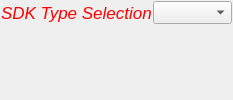
          <widget class="QFrame" name="frame_5">
           <property name="minimumSize">
            <size>
             <width>100</width>
             <height>0</height>
            </size>
           </property>
           <property name="frameShape">
            <enum>QFrame::NoFrame</enum>
           </property>
           <property name="frameShadow">
            <enum>QFrame::Sunken</enum>
           </property>
           <layout class="QGridLayout" name="gridLayout_9">
            <property name="leftMargin">
             <number>1</number>
            </property>
            <property name="topMargin">
             <number>1</number>
            </property>
            <property name="rightMargin">
             <number>1</number>
            </property>
            <property name="bottomMargin">
             <number>1</number>
            </property>
            <property name="spacing">
             <number>1</number>
            </property>
            <item row="0" column="1">
             <widget class="QComboBox" name="comboBox_technologies">
              <property name="font">
               <font>
                <pointsize>10</pointsize>
                <weight>50</weight>
                <bold>false</bold>
               </font>
              </property>
             </widget>
            </item>
            <item row="0" column="0">
             <widget class="QLabel" name="label">
              <property name="palette">
               <palette>
                <active>
                 <colorrole role="WindowText">
                  <brush brushstyle="SolidPattern">
                   <color alpha="255">
                    <red>255</red>
                    <green>0</green>
                    <blue>0</blue>
                   </color>
                  </brush>
                 </colorrole>
                </active>
                <inactive>
                 <colorrole role="WindowText">
                  <brush brushstyle="SolidPattern">
                   <color alpha="255">
                    <red>255</red>
                    <green>0</green>
                    <blue>0</blue>
                   </color>
                  </brush>
                 </colorrole>
                </inactive>
                <disabled>
                 <colorrole role="WindowText">
                  <brush brushstyle="SolidPattern">
                   <color alpha="255">
                    <red>120</red>
                    <green>120</green>
                    <blue>120</blue>
                   </color>
                  </brush>
                 </colorrole>
                </disabled>
               </palette>
              </property>
              <property name="font">
               <font>
                <pointsize>13</pointsize>
                <weight>50</weight>
                <italic>true</italic>
                <bold>false</bold>
               </font>
              </property>
              <property name="text">
               <string>SDK Type Selection</string>
              </property>
             </widget>
            </item>
            <item row="1" column="0" colspan="2">
             <widget class="QFrame" name="frame_insert0">
              <property name="frameShape">
               <enum>QFrame::NoFrame</enum>
              </property>
              <property name="frameShadow">
               <enum>QFrame::Plain</enum>
              </property>
             </widget>
            </item>
           </layout>
          </widget>
